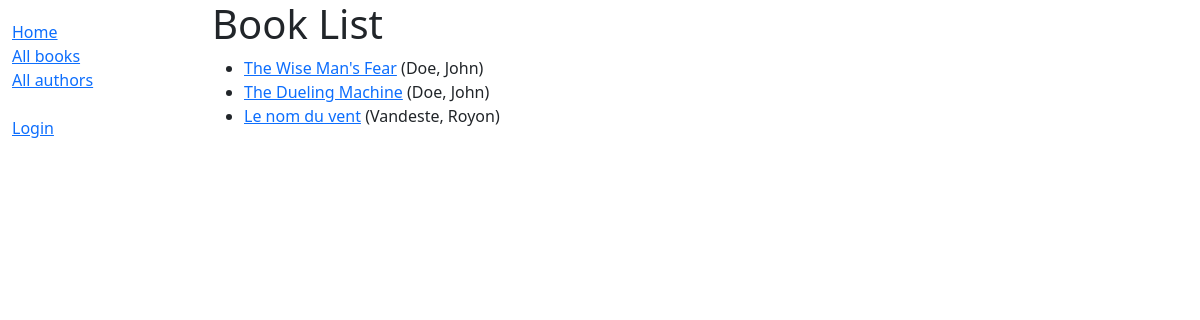
Before: /catalog/books/ with the older database file.
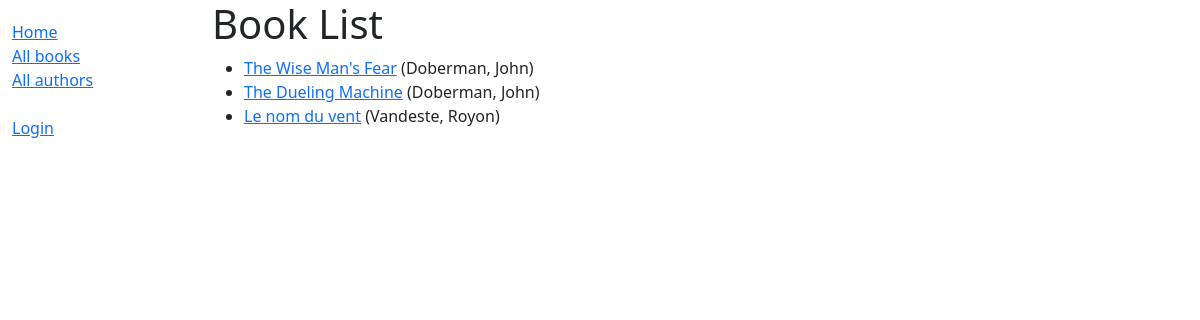
After: the same page with the newer database file.
### catalog/models.py (models this page shows, shortened)
class Book(models.Model):
    title = models.CharField(max_length=200)
    author = models.ForeignKey('Author', on_delete=models.SET_NULL, null=True)
    summary = models.TextField(
        max_length=1000, help_text='Enter a brief description of the book')
    isbn = models.CharField('ISBN', max_length=13, unique=True,
                            help_text='13 Character <a href="https://www.isbn-international.org/content/what-isbn">ISBN number</a>')
    genre = models.ManyToManyField(
        Genre, help_text='Select a genre for this book')
    language = models.ForeignKey(
        Language, on_delete=models.SET_NULL, null=True)
    def get_absolute_url(self):
        return reverse("book-detail", args=[str(self.id)])
    def display_genre(self):
        """Create a string for the Genre. This is required to display genre in Admin."""
        return ', '.join(genre.name for genre in self.genre.all()[:3])
    display_genre.short_description = 'Genre'

class Author(models.Model):
    first_name = models.CharField(max_length=100)
    last_name = models.CharField(max_length=100)
    date_of_birth = models.DateField(null=True, blank=True)
    date_of_death = models.DateField('died', null=True, blank=True)
    class Meta:
        ordering = ['last_name', 'first_name']
    def __str__(self):
        return f'{self.last_name}, {self.first_name}'

### catalog/views.py (the view)
# urls.py: path('books/', views.BookListView.as_view(), name='books'),
class BookListView(ListView):
    model = Book
    paginate_by = 10

### catalog/templates/catalog/book_list.html
{% extends 'base_generic.html' %} {% block content %}
<h1>Book List</h1>
{% if book_list %}
<ul>
  {% for book in book_list %}
  <li>
    <a href="{{ book.get_absolute_url }}">{{ book.title }}</a> ({{book.author}})
  </li>
  {% endfor %}
</ul>
{% else %}
<p>There are no books in the library.</p>
{% endif %} {% endblock %}

Changed rows visible on the page:
changed through a linked row, Book "The Wise Man's Fear": author "Doe, John" → "Doberman, John"
changed through a linked row, Book "The Dueling Machine": author "Doe, John" → "Doberman, John"
